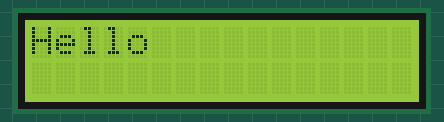
The sketch below on a simulated Arduino Uno, built with avr-gcc and run on an emulated ATmega328P. On the bench: 16×2 character LCD.

Above: at 0.07 s.
At 0.81 s:
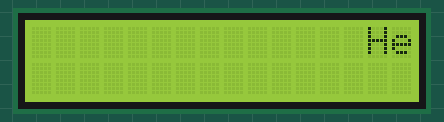
At 1.29 s:
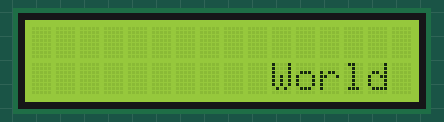
At 1.82 s:
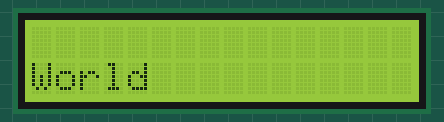
At 2.24 s:
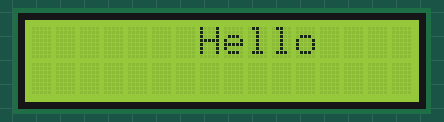

Measured:
- by itself, everything shown: repeats every 1.8 s, in 33 steps

The sketch:

lcd_scroll.ino
```cpp
#include<LiquidCrystal.h>
LiquidCrystal lcd (2,3,4,5,6,7);
void setup() {

  lcd.begin(16,2);

}

void loop() {

for(int i=0;i<=16;i++)
{
    lcd.clear();
  lcd.setCursor(i,0);
  lcd.print("Hello");
delay(50);
}
for(int i=16;i>=0;i--)
{
    lcd.clear();
  lcd.setCursor(i,1);
  lcd.print("World");
delay(50);
}


}
```
